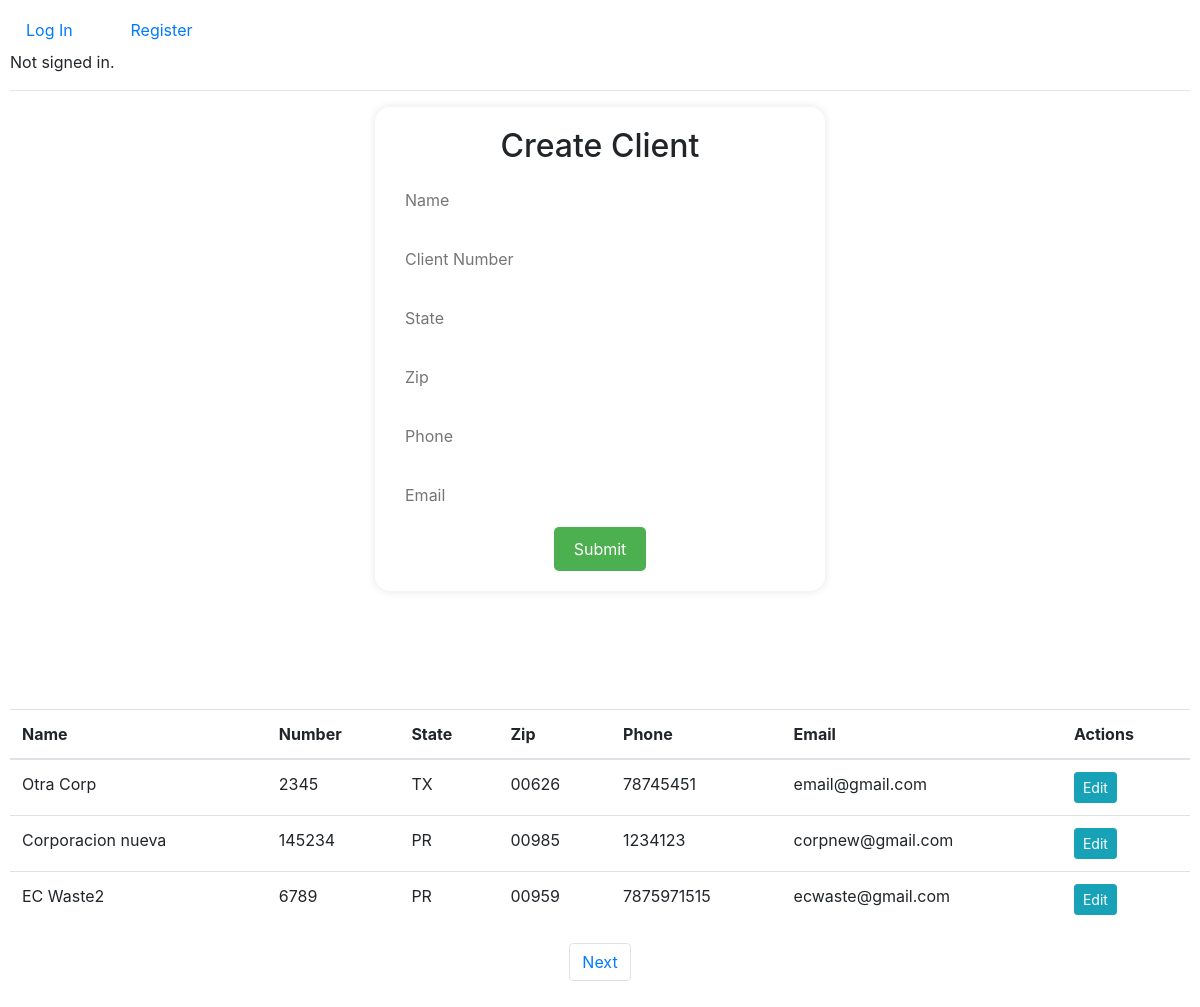
/client/, run on the app's committed database.
### invoices/models.py (models this page shows, shortened)
class Client(models.Model):
    clientname = models.CharField(max_length=100)
    clientidnumber = models.CharField(max_length=15)
    clientemail = models.EmailField(max_length=100)
    clientphone = models.CharField(max_length=15)
    clientstate = models.CharField(max_length=2)
    clientzip = models.CharField(max_length=10)
    createdate = models.DateTimeField(auto_now_add=True)
    updatedate = models.DateTimeField(auto_now=True)
    active = models.BooleanField(default=True)

### invoices/views.py (the view)
# urls.py: path("client/", views.client, name="client"),
def client(request):
    clients = Client.objects.all().order_by("id").reverse()
    paginator = Paginator(clients, 3)
    page_number = request.GET.get("page")
    clients_page = paginator.get_page(page_number)
    return render(request, "invoices/client.html", {
        "clients": clients,
        "clients_page": clients_page
    })

### invoices/templates/invoices/client.html (shortened to what this page needs)
{% extends "invoices/layout.html" %}
{% block body %}
<div class="create">
    <h2>Create Client</h2>
    <form action="{% url 'createclient' %}" method="POST">
        <input type="text" id="clientname" name="clientname" placeholder="Name">
        <input type="text" id="clientidnumber" name="clientidnumber" placeholder="Client Number">
        <input type="text" id="clientstate" name="clientstate" placeholder="State">
        <input type="text" id="clientzip" name="clientzip" placeholder="Zip">
        <input type="text" id="clientphone" name="clientphone" placeholder="Phone">
        <input type="text" id="clientemail" name="clientemail" placeholder="Email">
        <input type="submit" value="Submit">
    </form>
</div>
<br>
<br>
<table class="table table-hover tabledown">
    <thead>
        <tr>
            <th>Name</th>
            <th>Number</th>
            <th>State</th>
            <th>Zip</th>
            <th>Phone</th>
            <th>Email</th>
            <th>Actions</th>
        </tr>
    </thead>
    <tbody>
        {% for client in clients_page %}
        <tr>
            <td>{{ client.clientname }}</td>
            <td>{{ client.clientidnumber }}</td>
            <td>{{ client.clientstate }}</td>
            <td>{{ client.clientzip }}</td>
            <td>{{ client.clientphone }}</td>
            <td>{{ client.clientemail }}</td>
            <td><button class="btn btn-info btn-sm custom-margin" data-toggle="modal" data-target="#modal_edit_client_{{ client.id }}">Edit</button></td>
        </tr>
        {% endfor %}
    </tbody>
</table>
<nav aria-label="Page navigation">
    <ul class="pagination d-flex justify-content-center">
        {% if clients_page.has_next %}
            <li class="page-item"><a class="page-link" href="?page={{ clients_page.next_page_number }}">Next</a></li>
        {% endif %}
    </ul>
</nav>
{% endblock %}

### invoices/static/invoices/styles.css (style rules this page uses)
body { padding: 10px; }
.tabledown { margin-top: 20px; }
.create { width: 450px; padding: 20px; position: relative; margin: 0 auto 50px auto; background: #fff; text-align: center; border-radius: 15px; box-shadow: 0 0 10px rgba(0, 0, 0, 0.1); }
input[type="text"], input[type="date"], input[type="number"], select { width: 100%; padding: 10px; margin: 5px 0 10px 0; border: none; border-radius: 5px; box-sizing: border-box; }
input[type="submit"] { background-color: #4CAF50; color: white; padding: 10px 20px; border: none; border-radius: 5px; cursor: pointer; }

### data on the page
Client: clientname "Otra Corp", clientidnumber "2345", clientstate "TX", clientzip "00626", clientphone "78745451", clientemail "email@gmail.com"
Client: clientname "Corporacion nueva", clientidnumber "145234", clientstate "PR", clientzip "00985", clientphone "1234123", clientemail "corpnew@gmail.com"
Client: clientname "EC Waste2", clientidnumber "6789", clientstate "PR", clientzip "00959", clientphone "7875971515", clientemail "ecwaste@gmail.com"
